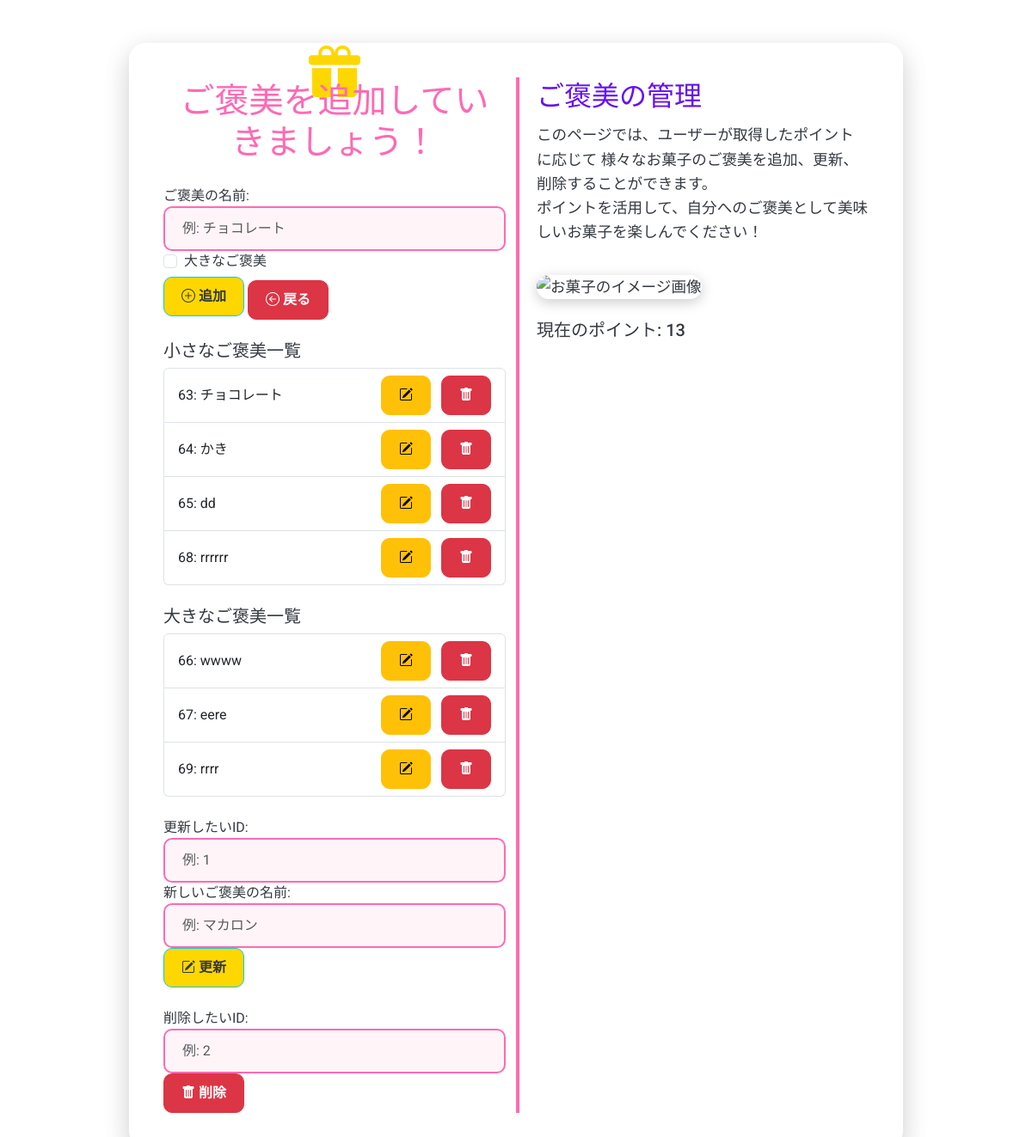
Page /add (signed in) on the committed database.
### app.py (models this page shows)
class Reword(db.Model):
    id = db.Column(db.Integer, primary_key=True)
    name = db.Column(db.String(80), nullable=False)
    reword_kind = db.Column(db.Boolean)
    description = db.Column(db.String(200))
    user_id = db.Column(db.Integer)
    point = db.Column(db.Integer)

### app.py (the view)
@app.route('/add', methods=['GET']) #addのページより送信された情報を取得して以下の関数を実行する
@login_required
def add_get():
    small_reword = Reword.query.filter(Reword.reword_kind == 0, Reword.user_id == current_user.get_id())
    big_reword = Reword.query.filter(Reword.reword_kind == 1, Reword.user_id == current_user.get_id())
    return render_template('register_rewords/index.html', small_reword=small_reword, big_reword=big_reword)

### app.py (called while the page is built)
@login_manager.user_loader
def load_user(id):
    return User.query.get(int(id))

### templates/register_rewords/index.html (shortened to what this page needs)
<!DOCTYPE html>
<html lang="ja">
<head>
    <link href="https://cdn.jsdelivr.net/npm/bootstrap@5.3.0/dist/css/bootstrap.min.css" rel="stylesheet"
>
    <link rel="stylesheet" href="https://cdn.jsdelivr.net/npm/bootstrap-icons@1.10.5/font/bootstrap-icons.css">
</head>
<body>
    <div class="container">
        <div class="row">
            <div class="col-md-6 position-relative">
                <i class="bi bi-gift-fill h1-icon"></i>
                <h1>ご褒美を追加していきましょう！</h1>
                <form action="/create" method="POST">
                    <div class="form-group">
                        <label for="reword">ご褒美の名前:</label>
                        <input type="text" class="form-control" id="reword" name="reword" placeholder="例: チョコレート" required>
                    </div>
                    <div class="form-group form-check">
                        <input type="checkbox" class="form-check-input" id="big_reword" name="reword_kind">
                        <label class="form-check-label" for="big_reword">大きなご褒美</label>
                    </div>
                    <button type="submit" class="btn btn-info"><i class="bi bi-plus-circle"></i> 追加</button>
                    <a href="{{ url_for('Home') }}" class="btn btn-danger mt-2">
                        <i class="bi bi-arrow-left-circle"></i> 戻る
                    </a>
                    <div class="mt-4">
                        <h5>小さなご褒美一覧</h5>
                        <ul class="list-group">
                            {% for data in small_reword %}
                            <li class="list-group-item d-flex justify-content-between align-items-center">
                                <span>{{ data.id }}: {{ data.name }}</span>
                                <span>
                                    <a href="/edit/{{ data.id }}" class="btn btn-sm btn-warning me-2"><i class="bi bi-pencil-square"></i></a>
                                    <form action="/delete" method="POST" class="d-inline">
                                        <button type="submit" class="btn btn-sm btn-danger"><i class="bi bi-trash-fill"></i></button>
                                    </form>
                                </span>
                            </li>
                            {% endfor %}
                        </ul>
                    </div>
                    <div class="mt-4">
                        <h5>大きなご褒美一覧</h5>
                        <ul class="list-group">
                            {% for data in big_reword %}
                            <li class="list-group-item d-flex justify-content-between align-items-center">
                                <span>{{ data.id }}: {{ data.name }}</span>
                                <span>
                                    <a href="/edit/{{ data.id }}" class="btn btn-sm btn-warning me-2"><i class="bi bi-pencil-square"></i></a>
                                    <form action="/delete" method="POST" class="d-inline">
                                        <button type="submit" class="btn btn-sm btn-danger"><i class="bi bi-trash-fill"></i></button>
                                    </form>
                                </span>
                            </li>
                            {% endfor %}
                        </ul>
                    </div>
                </form>
                <form action="/update" method="POST" class="mt-4">
                    <div class="form-group">
                        <label for="update_id">更新したいID:</label>
                        <input type="text" class="form-control" id="update_id" name="id" placeholder="例: 1" required>
                    </div>
                    <div class="form-group">
                        <label for="update_reword">新しいご褒美の名前:</label>
                        <input type="text" class="form-control" id="update_reword" name="reword" placeholder="例: マカロン" required>
                    </div>
                    <button type="submit" class="btn btn-info"><i class="bi bi-pencil-square"></i> 更新</button>
                </form>
                <form action="/delete" method="POST" class="mt-4">
                    <div class="form-group">
                        <label for="delete_id">削除したいID:</label>
                        <input type="text" class="form-control" id="delete_id" name="id" placeholder="例: 2" required>
                    </div>
                    <button type="submit" class="btn btn-danger"><i class="bi bi-trash-fill"></i> 削除</button>
                </form>
            </div>
            <div class="col-md-6 description">
                <h2>ご褒美の管理</h2>
                <p>
                    このページでは、ユーザーが取得したポイントに応じて
                    <span class="highlight-yellow">様々なお菓子のご褒美</span>を追加、更新、削除することができます。<br>
                    ポイントを活用して、自分へのご褒美として美味しいお菓子を楽しんでください！
                </p>
                <img src="https://st2.depositphotos.com/4135663/7084/i/450/depositphotos_70849227-stock-photo-row-of-macaroons-on-black.jpg" alt="お菓子のイメージ画像">
                <div class="mt-4">
                    <h5>現在のポイント: <span id="points">0</span></h5>
                </div>
            </div>
        </div>
    </div>
</body>
</html>

### templates/register_rewords/index.html (style rules this page uses)
:root { --primary-color: #FF69B4; --secondary-color: #FFD700; --success-color: #28a745; --danger-color: #dc3545; --light-color: #fff5f8; --dark-color: #343a40; --indigo-color: #6610f2; }
body { background: url('https://images.unsplash.com/photo-1589927986089-35812389fc8c?auto=format&fit=crop&w=1350&q=80') center center fixed; background-size: cover; color: var(--dark-color); font-family: 'Roboto', sans-serif; margin: 0; padding: 0; min-height: 100vh; }
.container { max-width: 900px; margin: 50px auto; background: rgba(255, 255, 255, 0.95); padding: 40px; border-radius: 20px; box-shadow: 0 10px 30px rgba(0, 0, 0, 0.2); }
h1 { text-align: center; margin-bottom: 30px; color: var(--primary-color); font-family: 'Pacifico', cursive; font-size: 2.5rem; position: relative; }
.h1-icon { position: absolute; left: 50%; transform: translateX(-50%); top: -50px; font-size: 60px; color: var(--secondary-color); }
.form-control { background: var(--light-color); border: 2px solid var(--primary-color); color: var(--dark-color); border-radius: 10px; padding: 12px 20px; transition: background-color 0.3s ease, border-color 0.3s ease, box-shadow 0.3s ease; }
.btn { padding: 10px 20px; font-size: 16px; font-weight: 600; border-radius: 10px; transition: background-color 0.3s ease, box-shadow 0.3s ease; }
.btn-info { background: var(--secondary-color); color: var(--dark-color); }
.btn-danger { background: var(--danger-color); color: #ffffff; }
.description { padding-left: 20px; border-left: 4px solid var(--primary-color); color: var(--dark-color); font-size: 1.1rem; line-height: 1.6; }
.description h2 { color: var(--indigo-color); font-family: 'Pacifico', cursive; font-size: 2rem; margin-bottom: 15px; }
.description img { margin-top: 20px; max-width: 100%; border-radius: 15px; box-shadow: 0 4px 15px rgba(0, 0, 0, 0.2); }

### rows in the picture
Reword: id "63", name "チョコレート"
Reword: id "64", name "かき"
Reword: id "65", name "dd"
Reword: id "68", name "rrrrrr"
Reword: id "66", name "wwww"
Reword: id "67", name "eere"
Reword: id "69", name "rrrr"
